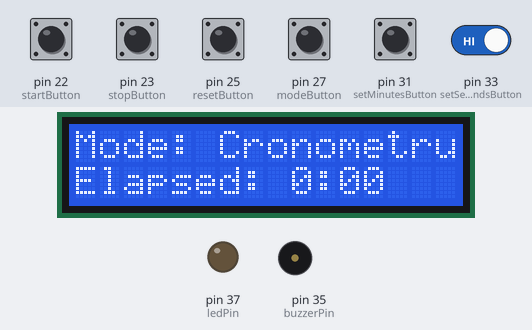
Simulated run of this sketch. Board: Arduino Mega 2560, built with avr-gcc and run on an emulated ATmega2560. On the bench: 16×2 character LCD, output pins drawn as LEDs (lit = HIGH), buzzer (waves = sounding, pin HIGH). The inputs (shaded band) are chosen by the test bench; at power-on: pin 22 (startButton), pin 23 (stopButton), pin 25 (resetButton), pin 27 (modeButton), pin 31 (setMinutesButton), pin 33 (setSecondsButton) HIGH.

Above: at 1.2 s.
1.3 s: pin 22 (startButton) pulled LOW for 0.15 s
At 3.1 s:
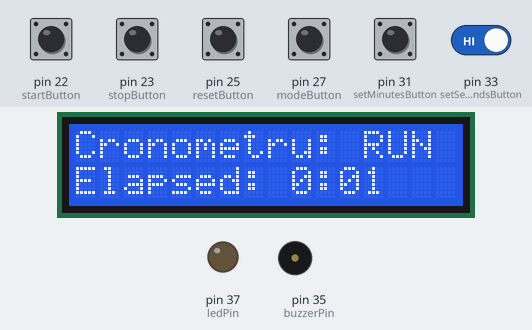
4.4 s: pin 27 (modeButton) pulled LOW for 0.15 s
At 5.3 s:
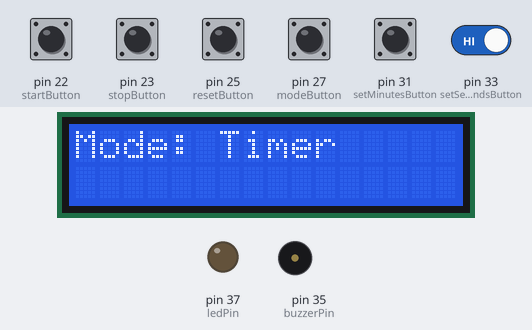
6.0 s: pin 22 (startButton) pulled LOW for 1 s
At 6.25 s:
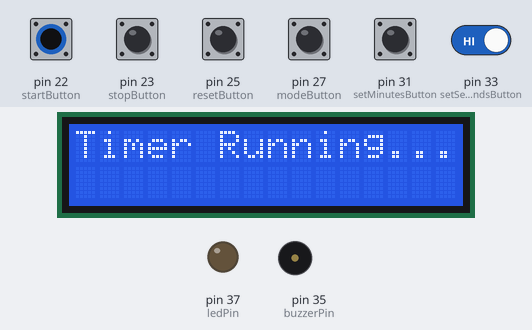
8.5 s: pin 22 (startButton) driven LOW and pin 33 (setSecondsButton) driven LOW
At 11.36 s:
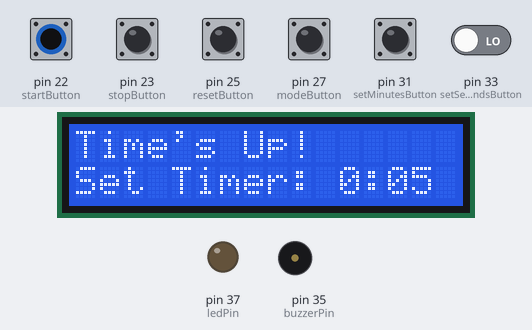
11.5 s: pin 23 (stopButton) pulled LOW for 1 s
At 11.96 s:
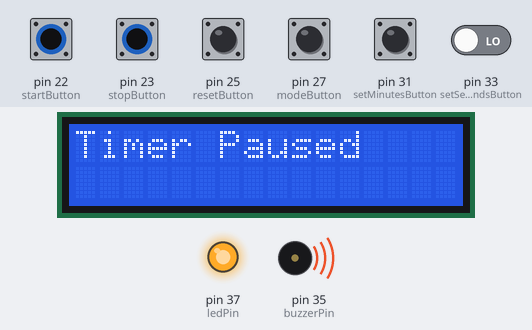
15.2 s: pin 23 (stopButton) driven LOW and pin 27 (modeButton) driven LOW
At 16.87 s:
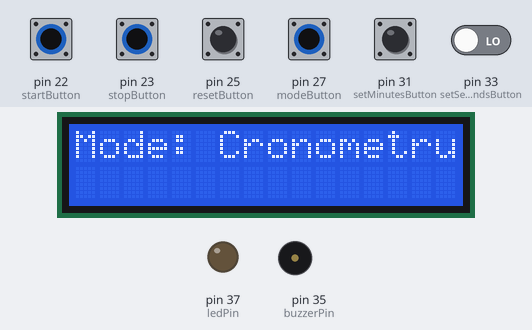
Timing chart, 0 to 19.2 s (numbered marks = the images above; inputs shaded):
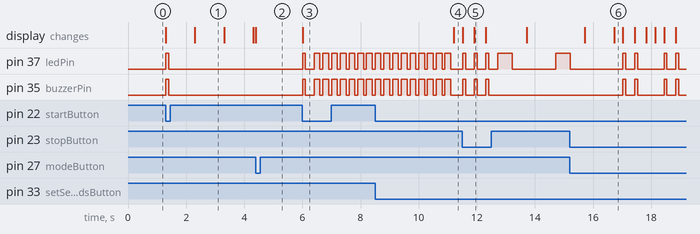

The sketch:

Blink.ino
```cpp
#include <LiquidCrystal.h>

LiquidCrystal lcd(7, 6, 5, 4, 3, 2);

const int startButton = 22;
const int stopButton = 23;
const int resetButton = 25;
const int setMinutesButton = 31;
const int setSecondsButton = 33;
const int modeButton = 27;
const int buzzerPin = 35;
const int ledPin = 37;


enum Mode { CRONOMETRU, TIMER };
Mode currentMode = CRONOMETRU;

// Variabile Cronometru
unsigned long startTime = 0;
unsigned long elapsedTime = 0;
bool runningCronometru = false;

// Variabile Timer
unsigned int setMinutes = 0;
unsigned int setSeconds = 0;
unsigned long remainingTime = 0;
bool runningTimer = false;


bool paused = false;


void handleCronometru();
void handleTimer();
void alarm();
void playBuzzerShort();
void displayTime(unsigned long time, const char* label);

void setup() {

  lcd.begin(16, 2);
  lcd.setCursor(0, 0);
  lcd.print("Mode: Cronometru");


  pinMode(startButton, INPUT_PULLUP);
  pinMode(stopButton, INPUT_PULLUP);
  pinMode(resetButton, INPUT_PULLUP);
  pinMode(setMinutesButton, INPUT_PULLUP);
  pinMode(setSecondsButton, INPUT_PULLUP);
  pinMode(modeButton, INPUT_PULLUP);
  pinMode(buzzerPin, OUTPUT);
  pinMode(ledPin, OUTPUT);
  digitalWrite(buzzerPin, LOW);
  digitalWrite(ledPin, LOW);
}

void loop() {
  // Apasare buton de mod
  if (digitalRead(modeButton) == LOW) {
    currentMode = (currentMode == CRONOMETRU) ? TIMER : CRONOMETRU;
    lcd.clear();
    if (currentMode == CRONOMETRU) {
      lcd.print("Mode: Cronometru");
      elapsedTime = 0;
      runningCronometru = false;
    } else {
      lcd.print("Mode: Timer");
      setMinutes = 0;
      setSeconds = 0;
      runningTimer = false;
    }
    delay(300);
  }


  if (currentMode == CRONOMETRU) {
    handleCronometru();
  } else if (currentMode == TIMER) {
    handleTimer();
  }
}

// Functia pentru activarea alarmei la final cu LED-ul în stil girofar
void alarm() {
  for (int i = 0; i < 8; i++) {

    digitalWrite(ledPin, HIGH);
    digitalWrite(buzzerPin, HIGH);
    delay(200);

    digitalWrite(ledPin, LOW);
    digitalWrite(buzzerPin, LOW);
    delay(100);

    digitalWrite(ledPin, HIGH);
    digitalWrite(buzzerPin, HIGH);
    delay(200);

    digitalWrite(ledPin, LOW);
    digitalWrite(buzzerPin, LOW);
    delay(100);
  }
}

// Funcția pentru un sunet scurt (start/stop)
void playBuzzerShort() {
  digitalWrite(buzzerPin, HIGH);
  digitalWrite(ledPin, HIGH);
  delay(100);
  digitalWrite(buzzerPin, LOW);
  digitalWrite(ledPin, LOW);
}

// Afisarea timpului pe LCD
void displayTime(unsigned long time, const char* label) {
  unsigned long seconds = (time / 1000) % 60;
  unsigned long minutes = (time / 60000);

  lcd.setCursor(0, 1);
  lcd.print(label);
  lcd.print(minutes);
  lcd.print(":");
  if (seconds < 10) {
    lcd.print("0");
  }
  lcd.print(seconds);
}

// Functia pentru cronometru
void handleCronometru() {

  if (digitalRead(startButton) == LOW && !runningCronometru) {
    runningCronometru = true;
    startTime = millis() - elapsedTime;
    lcd.setCursor(0, 0);
    lcd.print("Cronometru: RUN ");
    playBuzzerShort();
    delay(300);
  }

  // STOP
  if (digitalRead(stopButton) == LOW && runningCronometru) {
    runningCronometru = false;
    elapsedTime = millis() - startTime;
    lcd.setCursor(0, 0);
    lcd.print("Cronometru: PAUSE");
    playBuzzerShort();
    delay(300);
  }

  // RESET
  if (digitalRead(resetButton) == LOW) {
    runningCronometru = false;
    elapsedTime = 0;
    lcd.clear();
    lcd.print("Mode: Cronometru");
    delay(300);
  }

  // Actualizare timp
  if (runningCronometru) {
    elapsedTime = millis() - startTime;
  }
  displayTime(elapsedTime, "Elapsed: ");
}

// Functia pentru timer
void handleTimer() {
  // Setare Minute
  if (digitalRead(setMinutesButton) == LOW && !runningTimer) {
    setMinutes++;
    if (setMinutes > 99) {
      setMinutes = 0;
    }
    lcd.setCursor(0, 1);
    lcd.print("Set Timer: ");
    lcd.print(setMinutes);
    lcd.print(":");
    if (setSeconds < 10) {
      lcd.print("0");
    }
    lcd.print(setSeconds);
    delay(300);
  }

  // Setare Secunde
  if (digitalRead(setSecondsButton) == LOW && !runningTimer) {
    setSeconds += 5;
    if (setSeconds >= 60) {
      setSeconds = 0;
    }
    lcd.setCursor(0, 1);
    lcd.print("Set Timer: ");
    lcd.print(setMinutes);
    lcd.print(":");
    if (setSeconds < 10) {
      lcd.print("0");
    }
    lcd.print(setSeconds);
    delay(300);
  }

  // START
  if (digitalRead(startButton) == LOW && !runningTimer) {
    runningTimer = true;
    remainingTime = (setMinutes * 60000) + (setSeconds * 1000);
    lcd.clear();
    lcd.print("Timer Running...");
    playBuzzerShort();
    delay(300);
  }

  // STOP
  if (digitalRead(stopButton) == LOW && runningTimer) {
    paused = !paused;
    lcd.setCursor(0, 0);
    lcd.print(paused ? "Timer Paused    " : "Timer Running...");
    playBuzzerShort();
    delay(300);
  }

  // RESET
  if (digitalRead(resetButton) == LOW) {
    runningTimer = false;
    paused = false;
    setMinutes = 0;
    setSeconds = 0;
    remainingTime = 0;
    lcd.clear();
    lcd.print("Mode: Timer");
    delay(300);
  }

  // Actualizare Timer
  if (runningTimer && !paused) {
    if (remainingTime > 0) {
      if (remainingTime <= 10000) {
        digitalWrite(ledPin, HIGH);
        delay(500);
        digitalWrite(ledPin, LOW);
        delay(500);
      }
      remainingTime -= 1000;
      displayTime(remainingTime, "Time Left: ");
      delay(1000);
    } else {
      // Timpul a expirat
      runningTimer = false;
      digitalWrite(ledPin, LOW);
      alarm();
      lcd.setCursor(0, 0);
      lcd.print("Time's Up!      ");
    }
  }
}
```

Measured:
- after the input at 1.3 s, pin 37 (ledPin), pin 35 (buzzerPin): LOW → HIGH at once, → LOW 0.10 s later; the display: first changes at once (image 1 shows a later state)
- after the input at 4.4 s, the display: changes at once (image 2)
- after the input at 6.0 s, pin 37 (ledPin), pin 35 (buzzerPin): goes HIGH 0.10 s, LOW 0.30 s, 6 × (HIGH 0.20 s, LOW 0.10 s), HIGH 0.20 s, then LOW, starting at once; the display: changes at once (image 3)
- after the input at 8.5 s, the display: changes after 2.7 s (image 4)
- after the input at 11.5 s, the display: first differs from a run without the input after 0.42 s (image 5)
- after the input at 15.2 s, pin 35 (buzzerPin): LOW → HIGH after 1.8 s, → LOW 0.10 s later, → HIGH 0.30 s later, → LOW 0.10 s later, … (8 changes in this stretch); the display: first differs from a run without the input after 1.5 s (image 6)
- what the display in image 1 shows lasts 1.0 s, from 2.3 s to 3.3 s
